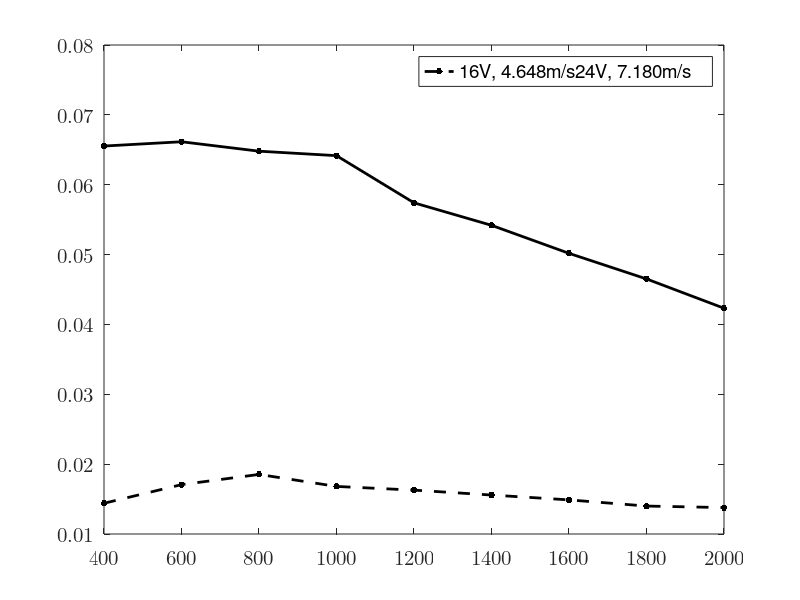

MATLAB code to generate this figure:
% u =(10:2:26);
% i =[0.065 0.081 0.099 0.117 0.137 0.156 0.177 0.200 0.220];
% v1=[2.795 3.582 4.286 4.648 5.133 6.056 6.587 7.180 7.803];
% r=0.5*103.84*10^(-3);
% s=pi*r*r;
% rho=1.185;
% p0=u.*i
% p1=0.5.*rho.*s.*(v1.^3)
% ita=p1./p0
%
% subplot(1, 2, 1);
% uv=scatter(u, v1, 200, 'k', '.');
% hold on;
% xlim([10, 26])
% xticks(u)
% set(gca, 'FontName', 'Latin Modern Math', 'FontSize', 15);
% xlabel('\fontname{Songti SC}输入电压 \fontname{Latin Modern Math}U/V');
% ylabel('\fontname{Songti SC}风速 \fontname{Latin Modern Math}V_1/(m/s)');
% box on;
% M=[u' ones(9,1)];
% k=M\(v1');
% v1pre=(M*k)';
%
% plot(u, v1pre, '-k', 'LineWidth', 2);
%
% subplot(1, 2, 2);
% plot(v1, ita, '.-k', 'LineWidth', 2, 'MarkerSize', 15);
% set(gca, 'FontName', 'Latin Modern Math', 'FontSize', 15);
% xlabel('\fontname{Songti SC}风速 \fontname{Latin Modern Math}V_1/(m/s)');
% ylabel('\fontname{Songti SC}转换效率 \fontname{Latin Modern Math}\eta');
%

r=(400:200:2000);
u1=[2.40,3.20,3.85,4.10,4.42,4.67,4.88,5.02,5.25];
u2=[5.12,6.30,7.20,8.01,8.30,8.71,8.96,9.15,9.20];
p1=u1.^2./r
p2=u2.^2./r

plot(r, p1, '.--k', 'LineWidth', 2, 'MarkerSize', 15);
hold on;
plot(r, p2, '.-k', 'LineWidth', 2, 'MarkerSize', 15);
set(gca, 'FontName', 'Latin Modern Math', 'FontSize', 15);

xlim([400, 2000])
xticks(r)

legend(["16V, 4.648m/s", "24V, 7.180m/s"]);
